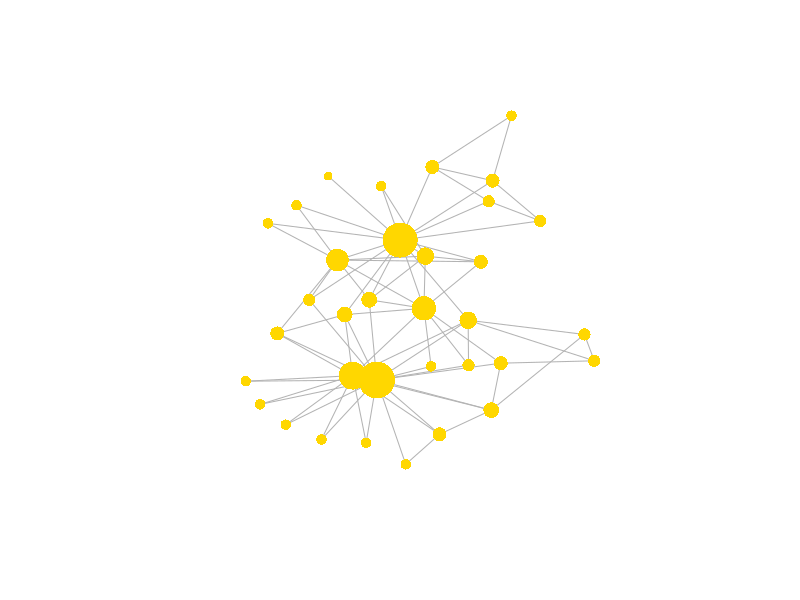
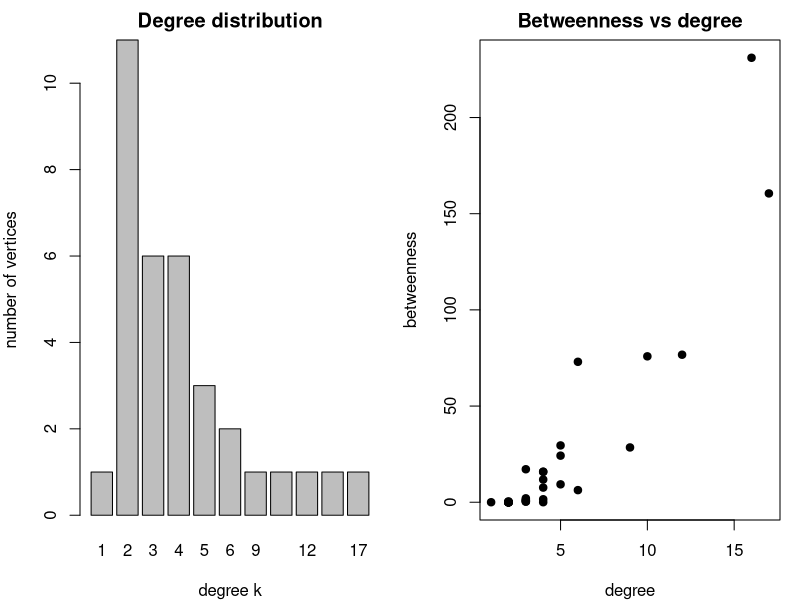
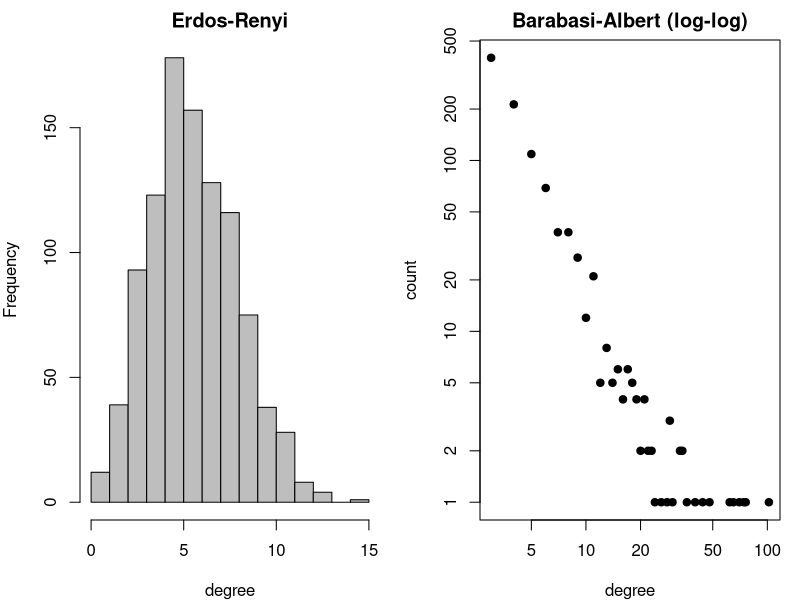
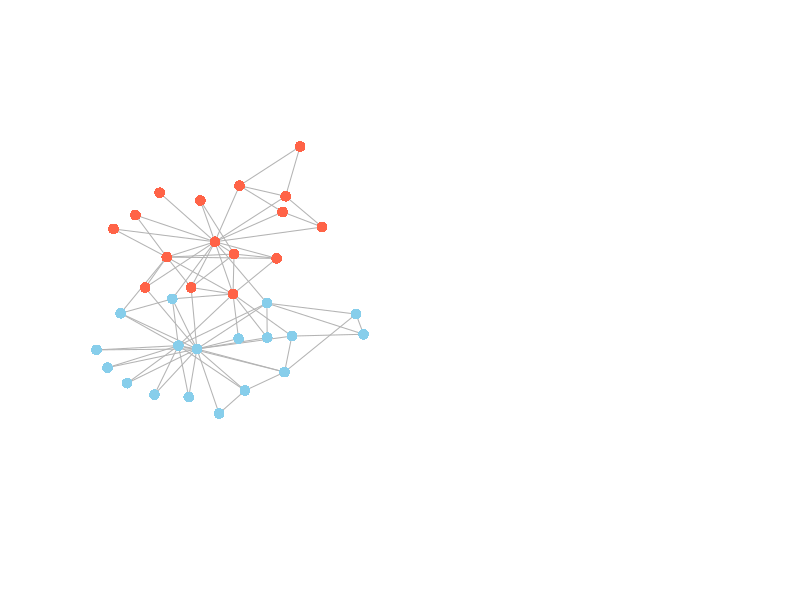

Reproduce these figures in R, in order.
## ---- chunk 1
#| fig-width: 6
#| fig-height: 5
#| out-width: "65%"
#| message: false
library(igraph)
g <- make_graph("Zachary"); A <- as.matrix(as_adjacency_matrix(g)); n <- nrow(A)

degree_v <- rowSums(A)                                   # degree of each vertex

# clustering coefficient (averaged over all vertices; degree < 2 contributes 0)
clustering <- function(A) {
  mean(sapply(1:nrow(A), function(u) {
    nb <- which(A[u, ] > 0); k <- length(nb)
    if (k < 2) 0 else sum(A[nb, nb]) / 2 / (k * (k - 1) / 2)
  }))
}

# shortest-path distances via boolean adjacency powers; diameter = largest distance
dist_matrix <- function(A) {
  n <- nrow(A); D <- matrix(Inf, n, n); diag(D) <- 0; reach <- diag(n)
  for (l in 1:(n - 1)) { reach <- (reach %*% A) > 0; D[D == Inf & reach] <- l }
  D
}
D <- dist_matrix(A)
cat("mean degree:", round(mean(degree_v), 2), " clustering:", round(clustering(A), 3),
    " diameter:", max(D[is.finite(D)]), "\n")

bc <- betweenness(g)                                     # betweenness (igraph)
# Kamada-Kawai layout: a deterministic stress-majorization of the shortest-path distances
# computed above (no random initialization), so it reproduces closely in Python, unlike a
# force-directed layout; unlike raw classical MDS, it also optimizes for readability, so
# nodes spread out instead of clustering
lay <- layout_with_kk(g)
plot(g, vertex.size = 4 + degree_v, vertex.color = "gold", vertex.frame.color = NA,
     vertex.label = NA, edge.color = "#B3B3B3", layout = lay)
## ---- chunk 2
#| fig-width: 7
#| fig-height: 3.4
#| out-width: "80%"
#| rmar: false
par(mfrow = c(1, 2), mar = c(4, 4, 2, 1))
barplot(table(degree_v), xlab = "degree k", ylab = "number of vertices", main = "Degree distribution")
plot(degree_v, bc, xlab = "degree", ylab = "betweenness", main = "Betweenness vs degree", pch = 19)
## ---- chunk 3
# Erdos-Renyi: connect each pair with probability p
er_network <- function(n, p) {
  A <- matrix(0, n, n); ut <- upper.tri(A)
  A[ut] <- rbinom(sum(ut), 1, p); A + t(A)
}

# Barabasi-Albert: grow by preferential attachment (m links per new vertex)
ba_network <- function(n, m) {
  A <- matrix(0, n, n); A[1:(m + 1), 1:(m + 1)] <- 1; diag(A) <- 0   # seed clique
  for (v in (m + 2):n) {
    deg <- rowSums(A)[1:(v - 1)]
    targets <- sample(1:(v - 1), m, prob = deg)                      # attach prop. to degree
    A[v, targets] <- 1; A[targets, v] <- 1
  }
  A
}
## ---- chunk 4
#| fig-width: 7
#| fig-height: 3.4
#| out-width: "80%"
#| rmar: false
set.seed(1)
er <- er_network(1000, 0.006); ba <- ba_network(1000, 3)
par(mfrow = c(1, 2), mar = c(4, 4, 2, 1))
hist(rowSums(er), breaks = 20, main = "Erdos-Renyi", xlab = "degree", col = "grey")
# plot(table(...)) draws value-to-zero bars, which log-scaling breaks (log(0) = -Inf);
# plot the (degree, count) points directly instead, as a proper log-log scatter
ba_tab <- table(rowSums(ba))
plot(as.numeric(names(ba_tab)), as.numeric(ba_tab), log = "xy", pch = 19,
     main = "Barabasi-Albert (log-log)", xlab = "degree", ylab = "count")
## ---- chunk 5
#| fig-width: 6
#| fig-height: 5
#| out-width: "65%"
# modularity of a given community assignment (Eq. 1)
modularity_Q <- function(A, membership) {
  m <- sum(A) / 2; k <- rowSums(A)
  B <- A - outer(k, k) / (2 * m)
  sum(B * outer(membership, membership, "==")) / (2 * m)
}

# Newman spectral bisection: sign of the leading eigenvector of the modularity matrix.
# An eigensolver may return either v or -v equally validly, so fix a sign convention
# (vertex 1 always in group 1) to make the assignment reproducible across languages.
spectral_split <- function(A) {
  m <- sum(A) / 2; k <- rowSums(A)
  B <- A - outer(k, k) / (2 * m)
  v <- eigen(B, symmetric = TRUE)$vectors[, 1]
  if (v[1] < 0) v <- -v
  ifelse(v > 0, 1, 2)
}

comm <- spectral_split(A)
cat("community sizes:", table(comm), " modularity Q:", round(modularity_Q(A, comm), 3), "\n")
plot(g, vertex.color = c("tomato", "skyblue")[comm], vertex.size = 8, vertex.frame.color = NA,
     vertex.label = NA, edge.color = "#B3B3B3", layout = lay)   # same layout as 10C.1
## ---- chunk 6
# enumerate attractors: run every start state to the first repeat; the cycle is the attractor
boolean_attractors <- function(update, n) {
  states <- as.matrix(expand.grid(rep(list(0:1), n))); found <- list()
  for (r in 1:nrow(states)) {
    s <- states[r, ]; seen <- character(0); traj <- list()
    repeat {
      key <- paste(s, collapse = "")
      if (key %in% seen) {
        cyc <- traj[which(seen == key):length(seen)]
        canon <- paste(sort(sapply(cyc, paste, collapse = "")), collapse = "|")
        if (is.null(found[[canon]])) found[[canon]] <- cyc
        break
      }
      seen <- c(seen, key); traj[[length(traj) + 1]] <- s; s <- update(s)
    }
  }
  found
}
show_att <- function(a) sapply(a, function(cyc) paste0("{", paste(sapply(cyc, paste, collapse = ""), collapse = " -> "), "}"))
## ---- chunk 7
# toggle switch: two mutually repressing genes, X = NOT Y, Y = NOT X
toggle <- function(s) c(1 - s[2], 1 - s[1])
show_att(boolean_attractors(toggle, 2))
## ---- chunk 8
# repressilator: a ring of three repressions, X -| Y -| Z -| X
repressilator <- function(s) c(1 - s[3], 1 - s[1], 1 - s[2])
show_att(boolean_attractors(repressilator, 3))
